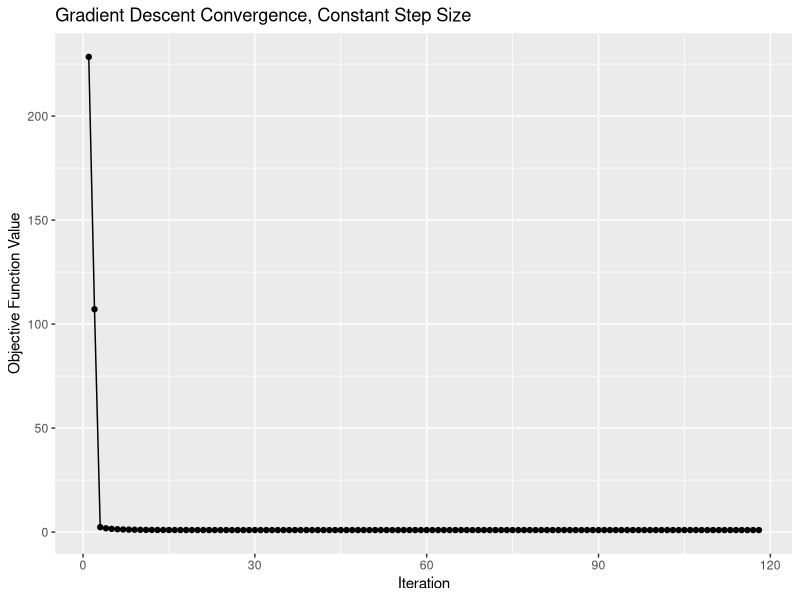
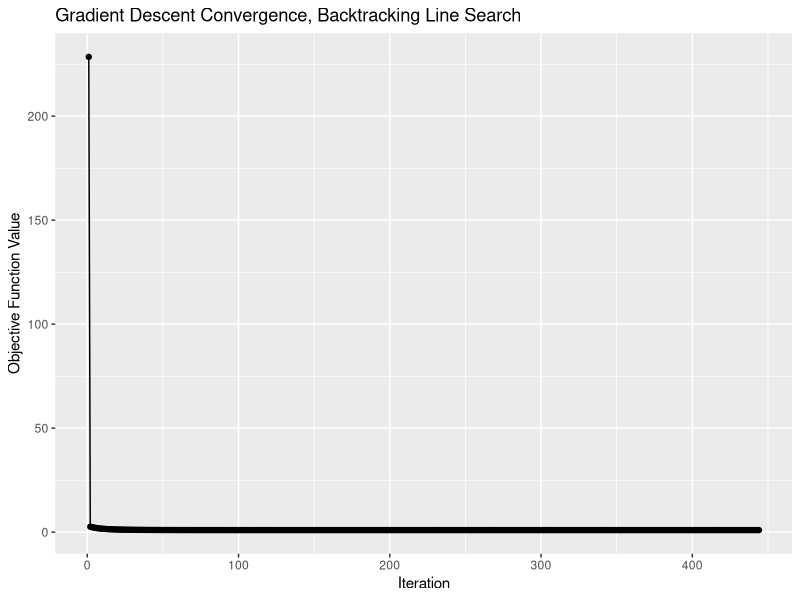
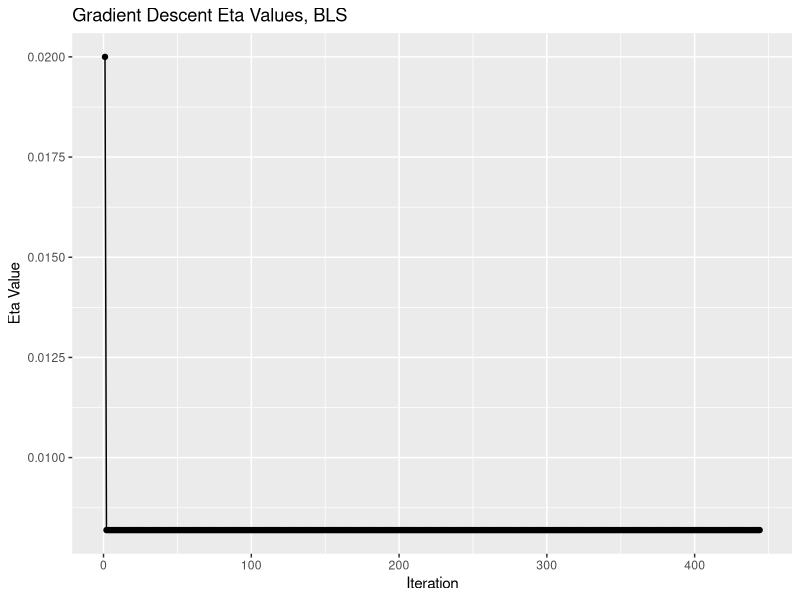

R code for these plots, in order:
## ---- chunk 1
#| include: false
options(max.print = 50)
library(ggplot2)
## ---- chunk 2
# Gradient descent algorithm that uses backtracking to minimize an objective function

gradient_descent_constant_step <- function(tol = 1e-6, max_iter = 10000, step_size = 0.01) {
  # Step 1: Initialize and select a random stopping point
  # Initialize
  set.seed(777) # example seeding 
  last_iter <- 0 # the last iteration ran
  eta <- step_size # step size that is decided manually 
  max_iter <- max_iter # max iterations before terminating if mininum isn't found
  tolerance <- tol # tolerance for the stoppign criteria 
  obj_values <- numeric(max_iter) # Stores the value of f(x)
  eta_values <- numeric(max_iter)  # To store eta values used each iteration
  eta_values[1] <- step_size
  betas <- numeric(max_iter) # Stores the value of x guesses
  x0 <- runif(1, min=-10, max=10) # our first guess is somewhere between -10-10
  
  # Set the objective function to the function to be minimized 
  # Objective function: f(x)
  obj_function <- function(x) {
    return(x^4 + 2*(x^2) + 1) 
  }
  
  # Gradient function: d/dx of f(x)
  gradient <- function(x) {
    return(4*x^3 + 4*x)
  }
  
  # Append the first guess to the obj_values and betas vector
  betas[1] <- x0
  obj_values[1] <- obj_function(x0)
  
  # Step 2: While stopping criteria < tolerance, do:
  for (iter in 1:max_iter) { # the iteration goes n = 1, 2, 3, 4, but the arrays of our output starts at iter = 0 and guess x0
    # Select eta(step size), which is constant
    # There's nothing to do for this step
    
    # Calculate the next guess of x_k+1, calculate f(x_k+1), set eta(x_k+1)
    betas[iter + 1] <- betas[iter] - (eta * gradient(betas[iter]))
    obj_values[iter + 1] <- obj_function(betas[iter + 1])
    eta_values[iter + 1] <- eta
    
    # Calculate the value of the stopping criterion
    stop_criteria <- abs(gradient(betas[iter + 1]))
    
    # If stopping criteria less than tolerance, break
    if(is.na(stop_criteria) || stop_criteria <= tolerance) { 
      last_iter <- iter + 1
      break 
    }
    
    # if we never set last iter, then we hit the max number of iterations and need to set
    if(last_iter == 0) { last_iter <- max_iter }
    
    # end algorithm
  }
  
  return(list(betas = betas, obj_values = obj_values, eta_values = eta_values, last_iter = last_iter)) # in this case, beta(predictors) are the x values, obj_values are f(x), eta is the step size, last iter is the value in the vector of the final iteration before stopping
}
## ---- chunk 3
minimize_constant_step <- gradient_descent_constant_step(tol = 1e-6, max_iter = 10000, step_size = 0.03)
print(minimize_constant_step)

cat("The functions stopped after", minimize_constant_step$last_iter - 1, "iterations \n")
cat("The function's point of minimization is", "(", minimize_constant_step$betas[minimize_constant_step$last_iter], "," , minimize_constant_step$obj_values[minimize_constant_step$last_iter], ") \n")
## ---- chunk 4
gradient_descent_backtracking <- function(tol = 1e-6, max_iter = 10000, epsilon = 0.5, tau = 0.5, init_step_size = 0.01) {
  # Step 1: Initialize and select a random stopping point
  # Initialize
  set.seed(777) # example seeding 
  last_iter <- 0 # the last iteration ran
  max_iter <- max_iter # max iterations before terminating if minimum isn't found
  tolerance <- tol # tolerance for the stopping criteria 
  epsilon <- epsilon # Epsilon used in the step size criteria calculation
  tau <- tau # tau used in the step size criteria calculation
  obj_values <- numeric(max_iter) # Stores the value of f(x)
  eta_values <- numeric(max_iter)  # To store eta values used each iteration
  eta_values[1] <- init_step_size
  betas <- numeric(max_iter) # Stores the value of x guesses
  x0 <- runif(1, min=-10, max=10) # our first guess is somewhere between -10 to 10
  eta <- init_step_size # our initial step size
  
  # Set the objective function to the function to be minimized 
  # Objective function: f(x)
  obj_function <- function(x) {
    return(x^4 + 2*(x^2) + 1) 
  }
  
  # Gradient function: d/dx of f(x)
  gradient <- function(x) {
    return(4*x^3 + 4*x)
  }
  
  # Armijo condition function
  # returns TRUE or FALSE whether the condition is satisfied or not
  calc_armijo_stepsize <- function(beta_new, beta, eta) {
    iter <- 1 # set a hard limit of 10000 iterations
    while (obj_function(beta_new) > (obj_function(beta) - (epsilon * eta * gradient(beta)^2)) && iter <= max_iter) {
      eta <- tau * eta
      iter <- iter + 1
    }
    return(eta)
  }
  
  # Append the first guess to the obj_values and betas vector
  betas[1] <- x0
  obj_values[1] <- obj_function(x0)
  
  # Step 2: While stopping criteria < tolerance, do:
  for (iter in 1:max_iter) { # the iteration goes n = 1, 2, 3, 4, but the arrays of our output starts at iter = 0 and guess x0
    
    # Calculate the next guess of x_k+1, calculate f(x_k+1)
    beta <- betas[iter]
    beta_new <- betas[iter] - (eta * gradient(beta))
    betas[iter + 1] <- beta_new
    new_obj <- obj_function(beta_new)
    obj_values[iter + 1] <- new_obj
    
    # Select eta(step size) for next step(k+1) using backtracking line search
    eta <- calc_armijo_stepsize(beta_new = beta_new, beta = beta, eta = eta)
    eta_values[iter + 1] <- eta
    
    # Calculate the value of the stopping criterion
    stop_criteria <- abs(gradient(beta_new))
    
    # If stopping criteria less than tolerance, break
    if(is.na(stop_criteria) || stop_criteria <= tolerance) { 
      last_iter <- iter + 1
      break 
    }
    
    # if we never set last iter, then we hit the max number of iterations and need to set
    if(last_iter == 0) { last_iter <- max_iter }
    
    # end algorithm
  }
  
  return(list(betas = betas, obj_values = obj_values, eta_values = eta_values, last_iter = last_iter)) # in this case, beta(predictors) are the x values, obj_values are f(x), eta is the step size, last iter is the value in the vector of the final iteration before stopping
}
## ---- chunk 5
minimize_backtrack <- gradient_descent_backtracking(tol = 1e-6, max_iter = 10000, epsilon = 0.5, tau = 0.8, init_step_size = 0.02)
print(minimize_backtrack)

cat("The functions stopped after", minimize_backtrack$last_iter - 1, "iterations \n")
cat("The function's point of minimization is", "(", minimize_backtrack$betas[minimize_backtrack$last_iter], "," , minimize_backtrack$obj_values[minimize_backtrack$last_iter], ") \n")
## ---- chunk 6
# constant step size
iterations <- 1:minimize_constant_step$last_iter
obj_values <- (minimize_constant_step$obj_values)[iterations]
f_k_constant <- cbind(obj_values, iterations)

iterations <- 1:minimize_backtrack$last_iter
obj_values <- (minimize_backtrack$obj_values)[iterations]
f_k_backtrack <- cbind(obj_values, iterations)

ggplot(f_k_constant, aes(x=iterations, y=obj_values)) + 
  geom_point() + 
  geom_line() + 
  ggtitle("Gradient Descent Convergence, Constant Step Size") + 
  xlab("Iteration") + ylab("Objective Function Value")
ggplot(f_k_backtrack, aes(x=iterations, y=obj_values)) + 
  geom_point() + 
  geom_line() + 
  ggtitle("Gradient Descent Convergence, Backtracking Line Search") + 
  xlab("Iteration") + ylab("Objective Function Value")
## ---- chunk 7
iterations <- 1:minimize_backtrack$last_iter
eta_values <- minimize_backtrack$eta_values[iterations]
eta_backtrack <- cbind(eta_values, iterations)

ggplot(eta_backtrack, aes(x=iterations, y=eta_values)) + 
  geom_point() + 
  geom_line() + 
  ggtitle("Gradient Descent Eta Values, BLS") + 
  xlab("Iteration") + ylab("Eta Value")
